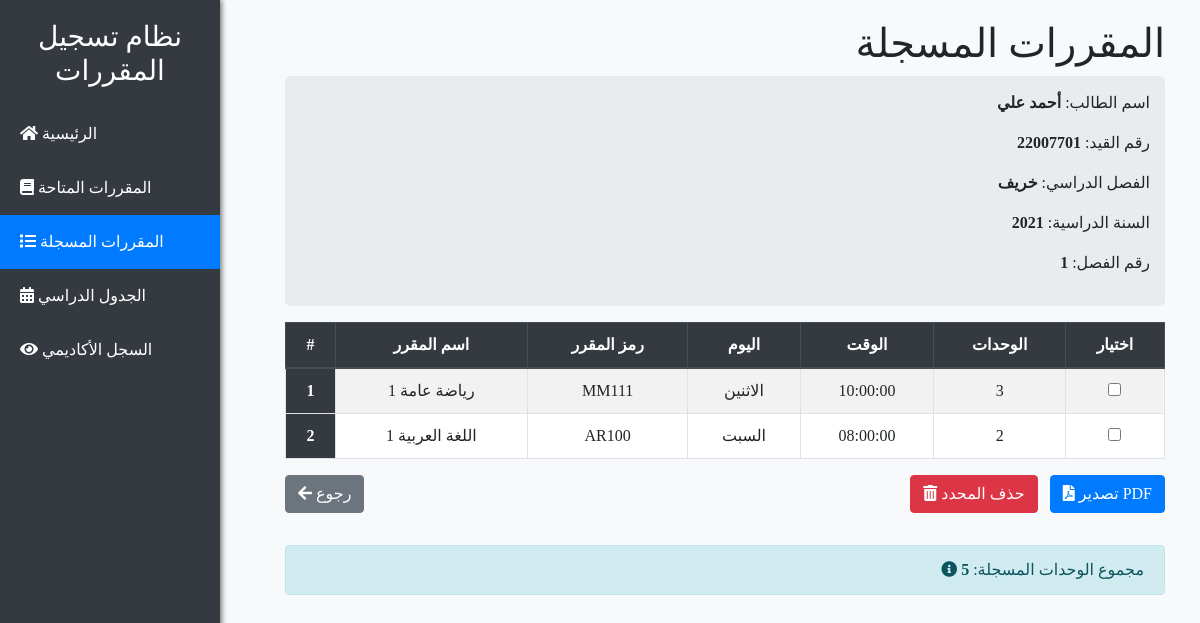
Page /student/view_registered_courses.php (signed in) on the earlier database version.
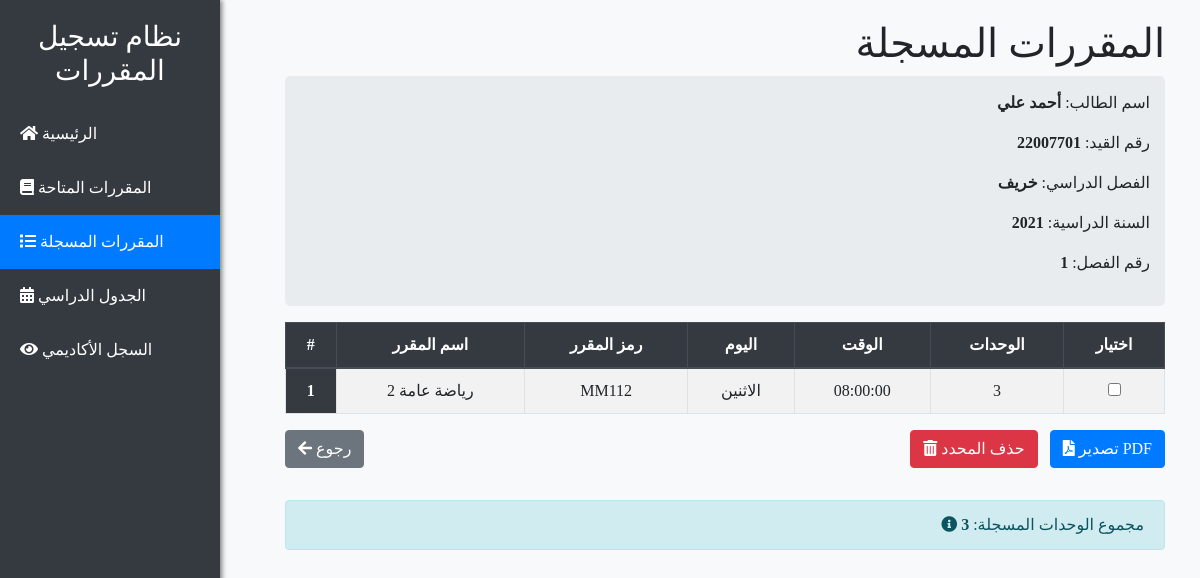
Same page on the later database version.
### tables this page shows
CREATE TABLE `students` (
  `id` int(10) NOT NULL,
  `name` varchar(255) NOT NULL,
  `semester` varchar(20) DEFAULT NULL,
  `class_number` int(11) DEFAULT NULL,
  `year` int(11) DEFAULT NULL,
  `password` varchar(255) NOT NULL
);

CREATE TABLE `student_courses` (
  `id` int(11) NOT NULL,
  `student_id` int(10) NOT NULL,
  `course_id` varchar(5) NOT NULL,
  `day` varchar(10) DEFAULT NULL,
  `time` time DEFAULT NULL,
  `completed` tinyint(1) DEFAULT 0
);

CREATE TABLE `courses` (
  `id` varchar(6) NOT NULL,
  `name` varchar(255) NOT NULL,
  `status` enum('open','closed') NOT NULL DEFAULT 'open',
  `units` int(11) NOT NULL
);

### student/view_registered_courses.php (the view, shortened to what this page needs)
<?php
include 'db.php';
$sqlStudentData = "SELECT name, year,semester, class_number FROM students WHERE id = ?";
$stmt = $conn->prepare($sqlStudentData);
$stmt->bind_param("i", $_SESSION['student_id']);
$stmt->execute();
$resultStudentData = $stmt->get_result();
$studentData = $resultStudentData->fetch_assoc();
$sqlStudentCourses = "SELECT c.id, c.name, c.units, sc.day, sc.time
                     FROM student_courses sc
                     JOIN courses c ON sc.course_id = c.id
                     WHERE sc.student_id = ? AND sc.completed = 0";
$stmt = $conn->prepare($sqlStudentCourses);
$stmt->bind_param("i", $_SESSION['student_id']);
$stmt->execute();
$resultStudentCourses = $stmt->get_result();
$studentCourses = [];
$totalUnits = 0;
if ($resultStudentCourses->num_rows > 0) {
    while ($row = $resultStudentCourses->fetch_assoc()) {
        $studentCourses[] = $row;
        $totalUnits += $row['units'];
    }
} else {
    $noCoursesMessage = "لا توجد مقررات مسجلة حالياً.";
}
?>
<!DOCTYPE html>
<html lang="ar" >
<head>
<link rel="stylesheet" href="/Login/assets/css/bootstrap.min.css">
<link rel="stylesheet" href="/Login/assets/css/all.min.css">
<link rel="stylesheet" href="/Login/assets/css/select2.min.css">
    <link rel="stylesheet" href="/Login/CSS/styles.css">
</head>
<body>
    <div class="sidebar">
        <h3>نظام تسجيل المقررات</h3>
        <ul class="nav flex-column">
            <li class="nav-item">
                <a class="nav-link" href="dashboard.php"><i class="fas fa-home"></i> الرئيسية</a>
            </li>
            <li class="nav-item">
                <a class="nav-link" href="view_courses.php"><i class="fas fa-book"></i> المقررات المتاحة</a>
            </li>
            <li class="nav-item">
                <a class="nav-link active" href="view_registered_courses.php"><i class="fas fa-list"></i> المقررات المسجلة</a>
            </li>
            <li class="nav-item">
                <a class="nav-link" href="view_schedule.php"><i class="fas fa-calendar-alt"></i> الجدول الدراسي</a>
            </li>
            <li class="nav-item">
                <a class="nav-link" href="view_classes.php"><i class="fas fa-eye"></i> السجل الأكاديمي</a>
            </li>
        </ul>
    </div>
    <main class="content">
        <div class="container-fluid">
            <div class="header text-right mb-4">
                <h1>المقررات المسجلة</h1>
             <div class="info mb-3">
                    <p>اسم الطالب: <strong><?php echo htmlspecialchars($studentData['name']); ?></strong></p>
                    <p>رقم القيد: <strong><?php echo htmlspecialchars($_SESSION['student_id']); ?></strong></p>
                    <p>الفصل الدراسي: <strong><?php echo htmlspecialchars($studentData['semester']); ?></strong></p>
                                                <p> السنة الدراسية: <strong><?php echo htmlspecialchars($studentData['year']); ?></strong></p>
                    <?php if (!empty($studentData['class_number'])): ?>
                        <p>رقم الفصل: <strong><?php echo htmlspecialchars($studentData['class_number']); ?></strong></p>
                    <?php endif; ?>
                </div>
                <?php if (!empty($studentCourses)): ?>
                <form method="POST">
                    <table class="table table-bordered table-striped table-hover text-center">
                        <thead class="thead-dark">
                            <tr>
                                <th scope="col">#</th>
                                <th scope="col">اسم المقرر</th>
                                <th scope="col">رمز المقرر</th>
                                <th scope="col">اليوم</th>
                                <th scope="col">الوقت</th>
                                <th scope="col">الوحدات</th>
                                <th scope="col">اختيار</th>
                            </tr>
                        </thead>
                        <tbody>
                            <?php foreach ($studentCourses as $index => $course): ?>
                                <tr>
                                    <th scope="row"><?php echo $index + 1; ?></th>
                                    <td><?php echo htmlspecialchars($course['name']); ?></td>
                                    <td><?php echo htmlspecialchars($course['id']); ?></td>
                                    <td><?php echo htmlspecialchars($course['day'] ?? 'غير محدد'); ?></td>
                                    <td><?php echo htmlspecialchars($course['time'] ?? 'غير محدد'); ?></td>
                                    <td><?php echo htmlspecialchars($course['units']); ?></td>
                                    <td><input type="checkbox" name="deleteCourses[]" value="<?php echo $course['id']; ?>"></td>
                                </tr>
                            <?php endforeach; ?>
                        </tbody>
                    </table>
                    <div class="d-flex justify-content-between align-items-center mb-4 flex-wrap">
                        <a href="view_courses.php" class="btn btn-secondary mb-2"><i class="fas fa-arrow-left"></i> رجوع</a>
                        <div>
                            <button type="submit" class="btn btn-danger mr-2 mb-2"><i class="fas fa-trash-alt"></i> حذف المحدد</button>
                            <a href="generate_registered_courses_pdf.php" target="_blank" class="btn btn-primary mb-2"><i class="fas fa-file-pdf"></i> تصدير PDF</a>
                        </div>
                    </div>
                    <div class="alert alert-info text-right" role="alert">
                        <i class="fas fa-info-circle"></i> مجموع الوحدات المسجلة: <strong><?php echo $totalUnits; ?></strong>
                    </div>
                </form>
                <?php else: ?>
                    <div class="alert alert-warning text-center">لا توجد مقررات مسجلة حالياً.</div>
                <?php endif; ?>
            </div>
        </div>
    </main>
</body>
</html>

### CSS/styles.css (style rules this page uses)
body { font-family: 'Amiri', serif; background-color: #f8f9fa; margin: 0; }
.navbar-brand, .nav-link { color: #ffffff !important; }
.sidebar { height: 100vh; width: 220px; position: fixed; top: 0; left: 0; background-color: #343a40; color: white; padding-top: 20px; box-shadow: 2px 0 5px rgba(0,0,0,0.5); }
.sidebar h3 { text-align: center; margin-bottom: 20px; color: #ffffff; }
.sidebar a { color: #ffffff; padding: 15px 20px; display: block; text-decoration: none; transition: background-color 0.3s ease; }
.sidebar a:hover, .sidebar a.active { background-color: #007bff; color: white; }
main, .content { margin-left: 250px; padding: 20px; min-height: 100vh; background-color: #f8f9fa; }
.info { background-color: #e9ecef; padding: 15px; border-radius: 5px; margin-bottom: 20px; }
.table { background-color: white; width: 100%; border-collapse: collapse; }
.table th { background-color: #343a40; color: white; padding: 10px; text-align: center; }
.table td { padding: 10px; text-align: center; border: 1px solid #dee2e6; }

Differences in the rows shown:
no longer on this page (row edited): student_courses: course.name "رياضة عامة 1", course "MM111", day "الاثنين", time "10:00:00", course.units "3"
removed student_courses: course.name "اللغة العربية 1", course "AR100", day "السبت", time "08:00:00", course.units "2"
added student_courses: course.name "رياضة عامة 2", course "MM112", day "الاثنين", time "08:00:00", course.units "3"
Other differences:
$totalUnits: "5" → "3"
